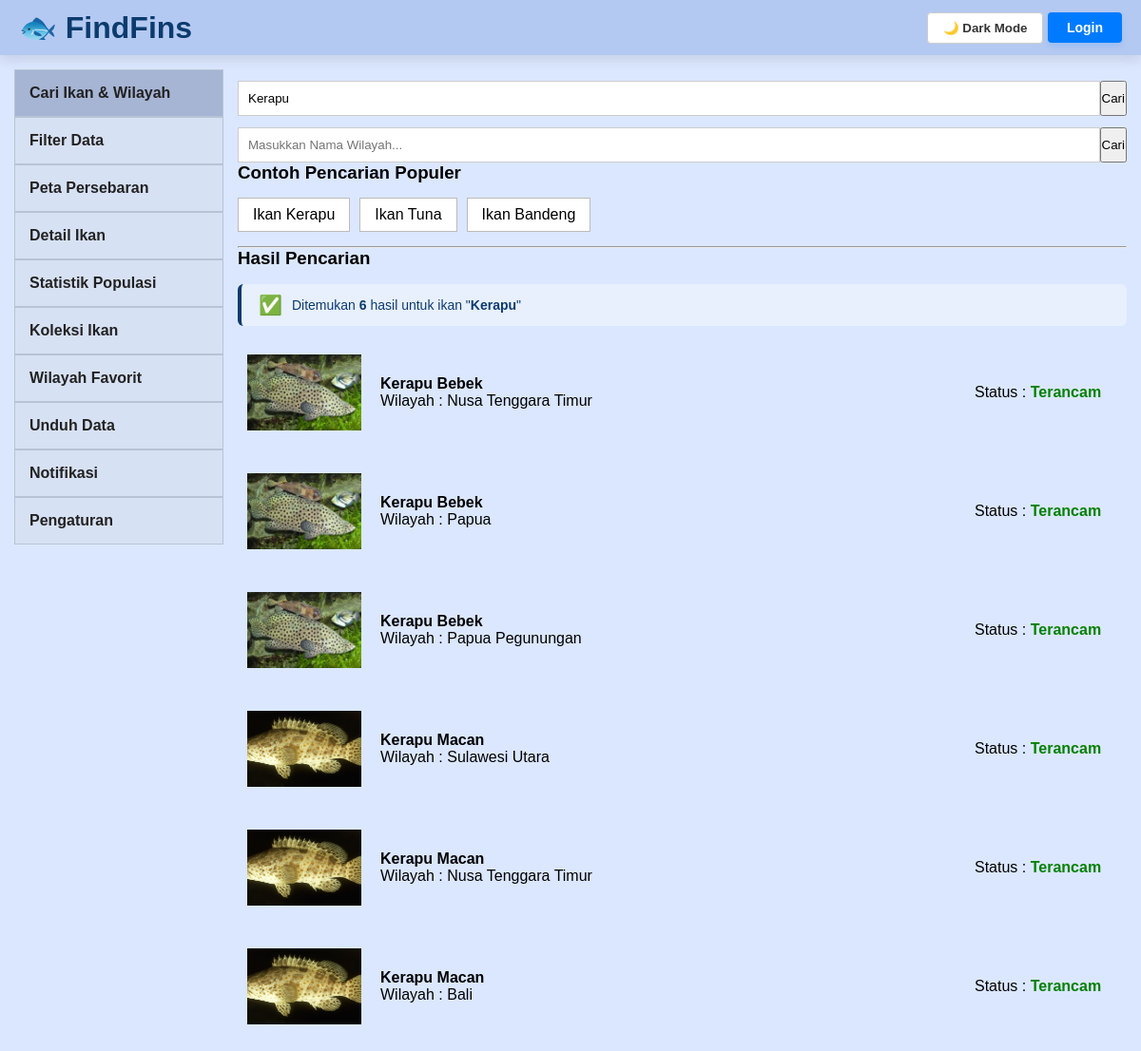
The app's page /pages/search.php?fish=Kerapu with its own data.
### tables this page shows
CREATE TABLE MsFishDetail (
    fish_id             INT AUTO_INCREMENT PRIMARY KEY,
    fish_name           VARCHAR(100) NOT NULL,
    phylum              VARCHAR(100) DEFAULT NULL,
    class_name          VARCHAR(100) DEFAULT NULL,
    order_name          VARCHAR(100) DEFAULT NULL,
    family              VARCHAR(100) DEFAULT NULL,
    genus               VARCHAR(100) DEFAULT NULL,
    habitat             VARCHAR(100) DEFAULT NULL,
    size_info           VARCHAR(150) DEFAULT NULL,
    food                VARCHAR(150) DEFAULT NULL,
    conservation_status enum('Aman','Rentan','Terancam','Kritis') DEFAULT 'Aman',
    fish_image          VARCHAR(255) DEFAULT NULL
);

### pages/search.php (the view, shortened to what this page needs)
<?php
    $currentPage = 'search';
?>
<?php
    require_once "../config/db.php";
    $keywordFish = $_GET['fish'] ?? '';
    $keywordRegion = $_GET['region'] ?? '';
    $sql = "
    SELECT DISTINCT
        f.fish_id,
        f.fish_name,
        f.fish_image,
        f.conservation_status,
        r.region_name
    FROM MsFishDetail f
    JOIN MsFishGeo g
    ON f.fish_id = g.fish_id
    JOIN MsRegion r
    ON g.region_id = r.region_id
    WHERE 1=1
    ";
    if($keywordFish != '')
    {
        $sql .= " AND f.fish_name LIKE '%".mysqli_real_escape_string($conn,$keywordFish)."%'";
    }
    $result = mysqli_query($conn,$sql);
    $isSearching = ($keywordFish != '' || $keywordRegion != '');
    $rowCount = $isSearching ? mysqli_num_rows($result) : 0;
?>
<!DOCTYPE html>
<html lang="en">
<head>
    <link rel="stylesheet" href="../assets/css/search.css">
</head>
<body>
    <div class="topbar">
        <div class="logo">
            <a href="../index.php">🐟 FindFins</a>
        </div>
        <div class="topbar-right">
            <button id="darkModeBtn">
            </button>
            <?php if (isset($_SESSION['username'])): ?>
                <span class="user-greeting">
                    Halo, <?= htmlspecialchars($_SESSION['username']) ?>
                </span>
            <?php else: ?>
                <a href="../login.php" class="btn-login">
                    Login
                </a>
            <?php endif; ?>
        </div>
    </div>
    <div class="page-container">
            <aside class="sidebar">
            <a href="search.php" class="<?= $currentPage == 'search' ? 'active' : '' ?>">Cari Ikan & Wilayah</a>
            <a href="filter.php" class="<?= $currentPage == 'filter' ? 'active' : '' ?>">Filter Data</a>
            <a href="peta.php" class="<?= $currentPage == 'peta' ? 'active' : '' ?>">Peta Persebaran</a>
            <a href="detail.php" class="<?= $currentPage == 'detail' ? 'active' : '' ?>">Detail Ikan</a>
            <a href="population.php" class="<?= $currentPage == 'population' ? 'active' : '' ?>">Statistik Populasi</a>
            <a href="collection.php" class="<?= $currentPage == 'collection' ? 'active' : '' ?>">Koleksi Ikan</a>
            <a href="favorite.php" class="<?= $currentPage == 'favorite' ? 'active' : '' ?>">Wilayah Favorit</a>
            <a href="download.php" class="<?= $currentPage == 'download' ? 'active' : '' ?>">Unduh Data</a>
            <a href="notification.php" class="<?= $currentPage == 'notification' ? 'active' : '' ?>">Notifikasi</a>
            <a href="setting.php" class="<?= $currentPage == 'setting' ? 'active' : '' ?>">Pengaturan</a>
        </aside>
    <div class="content">
    <form method="GET" id="searchForm">
        <div class="search-row">
            <input
                type="text"
                name="fish"
                placeholder="Masukkan Nama Ikan..."
                value="<?= htmlspecialchars($keywordFish) ?>">
            <button type="submit">
                Cari
            </button>
        </div>
        <div class="search-row">
            <input
                type="text"
                name="region"
                placeholder="Masukkan Nama Wilayah..."
                value="<?= htmlspecialchars($keywordRegion) ?>">
            <button type="submit">
                Cari
            </button>
        </div>
    </form>
    <h3>Contoh Pencarian Populer</h3>
    <div class="popular-search">
        <a href="?fish=Kerapu">Ikan Kerapu</a>
        <a href="?fish=Tuna">Ikan Tuna</a>
        <a href="?fish=Bandeng">Ikan Bandeng</a>
    </div>
    <hr>
    <h3>Hasil Pencarian</h3>
    <?php if ($isSearching): ?>
        <?php if ($rowCount > 0): ?>
            <div class="search-info-banner">
                <span class="banner-icon">✅</span>
                <span>Ditemukan <strong><?= $rowCount ?></strong> hasil untuk
                    <?php if ($keywordFish): ?> ikan "<strong><?= htmlspecialchars($keywordFish) ?></strong>"<?php endif; ?>
                </span>
            </div>
        <?php endif; ?>
    <?php endif; ?>
    <?php while($row = mysqli_fetch_assoc($result)): ?>
    <div class="fish-card">
        <img
            src="../<?= $row['fish_image'] ?>"
            alt="<?= $row['fish_name'] ?>">
        <div class="fish-info">
            <h4><?= $row['fish_name'] ?></h4>
            <p>
                Wilayah :
                <?= $row['region_name'] ?>
            </p>
        </div>
        <div class="fish-status">
            Status :
            <span>
                <?= $row['conservation_status'] ?>
            </span>
        </div>
    </div>
    <?php endwhile; ?>
            </div>
    </div>
</body>
</html>

### assets/css/search.css (style rules this page uses)
* { margin:0; padding:0; box-sizing:border-box; font-family:Arial, sans-serif; }
body { background: #dbe7ff; font-family: Arial, sans-serif; transition: background 0.3s, color 0.3s; margin: 0; }
.page-container { display: flex; padding: 15px; }
.sidebar { width: 220px; }
.sidebar a { display: block; padding: 15px; text-decoration: none; color: #222; border: 1px solid #b8c3d6; background: #d7e1f4; font-weight: bold; }
.active { background: #A6B5D4 !important; }
.content { flex: 1; margin-left: 15px; }
.topbar { display: flex; justify-content: space-between; align-items: center; background: #b4c9f1; padding: 10px 20px; box-shadow: 0 5px 12px rgba(0, 0, 0, 0.1); }
.logo { font-size: 32px; font-weight: 800; color: #0c3b6e; }
.logo a { text-decoration: none; color: #0c3b6e; }
.search-row { display: flex; margin-top: 12px; }
.search-row input { flex: 1; padding: 10px; border: 1px solid #ccc; }
.btn-login { display: inline-block; background-color: #007bff; color: white; text-decoration: none; padding: 8px 20px; border-radius: 4px; font-weight: bold; font-size: 14px; box-shadow: 0 4px 6px rgba(0, 123, 255, 0.15); transition: background-color 0.2s; }
.popular-search { display: flex; gap: 10px; margin: 15px 0; }
.popular-search a { text-decoration: none; color: black; background: white; border: 1px solid #bbb; padding: 8px 15px; }
.fish-card { display: flex; align-items: center; gap: 20px; margin-bottom: 25px; padding: 10px; border-radius: 5px; }
.fish-card img { width: 120px; height: 80px; object-fit: cover; }
.fish-info { flex: 1; }
.fish-status { min-width: 150px; }
.fish-status span { color: green; font-weight: bold; }
#darkModeBtn { background: #fff; color: #333; border: 1px solid #ccc; padding: 8px 16px; border-radius: 4px; cursor: pointer; font-weight: bold; }

### pages/search.php (style rules this page uses)
.search-info-banner { display: flex; align-items: center; gap: 10px; background: #e8f0fe; border-left: 4px solid #0c3b6e; border-radius: 6px; padding: 12px 18px; margin: 16px 0 8px; font-size: 14px; color: #0c3b6e; }
.search-info-banner .banner-icon { font-size: 20px; line-height: 1; }

### records on screen
msfishdetail: fish_image (picture), fish_name "Kerapu Bebek", region_name "Nusa Tenggara Timur", conservation_status "Terancam", region_name "Papua", region_name "Papua Pegunungan"
msfishdetail: fish_image (picture), fish_name "Kerapu Macan", region_name "Sulawesi Utara", conservation_status "Terancam", region_name "Nusa Tenggara Timur", region_name "Bali"

### other values on screen
$rowCount "6"
$keywordFish "Kerapu"
